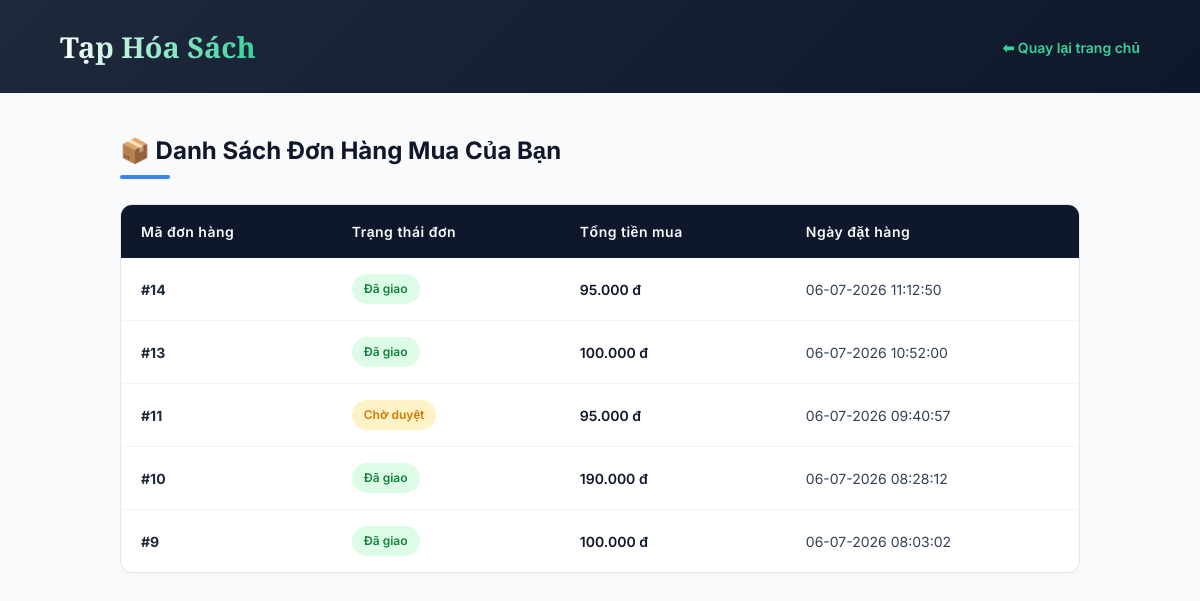
/xem_don_mua.php (signed in), run on the app's committed database.
### tables this page shows
CREATE TABLE `don_hang_mua` (
  `id` int(11) NOT NULL,
  `id_nguoi_dung` int(11) DEFAULT NULL,
  `ten_khach_hang` varchar(255) NOT NULL,
  `email_khach_hang` varchar(100) NOT NULL,
  `so_dien_thoai` varchar(20) NOT NULL,
  `dia_chi_giao_hang` text NOT NULL,
  `tong_tien` int(11) NOT NULL,
  `trang_thai` enum('cho_duyet','dang_xu_ly','da_giao','da_huy') DEFAULT 'cho_duyet',
  `ngay_dat_hang` timestamp NOT NULL DEFAULT current_timestamp()
);

### src/xem_don_mua.php (the view, shortened to what this page needs)
<?php
if (isset($_SESSION['user']['id'])) {
    $id_nguoi_dung_hien_tai = $_SESSION['user']['id'];
} else {
    $id_nguoi_dung_hien_tai = 2;
}
$host = "db";
$username = "root";
$password = "";
$dbname = "quanlybanbooks";
$conn = new mysqli($host, $username, $password, $dbname);
$sql = "SELECT id, trang_thai, ngay_dat_hang, tong_tien FROM don_hang_mua WHERE id_nguoi_dung = ? ORDER BY ngay_dat_hang DESC";
$stmt = $conn->prepare($sql);
$stmt->bind_param("i", $id_nguoi_dung_hien_tai);
$stmt->execute();
$result = $stmt->get_result();
?>
<!DOCTYPE html>
<html lang="vi">
<head>
</head>
<body>
    <header>
        <div class="header-brand">
            <h1>Tạp Hóa Sách</h1>
        </div>
        <div>
            <a href="index.php" class="btn-back">⬅ Quay lại trang chủ</a>
        </div>
    </header>
    <div class="container">
        <h2 class="page-title">📦 Danh Sách Đơn Hàng Mua Của Bạn</h2>
        <div class="card-table">
            <table>
                <thead>
                    <tr>
                        <th>Mã đơn hàng</th>
                        <th>Trạng thái đơn</th>
                        <th>Tổng tiền mua</th>
                        <th>Ngày đặt hàng</th>
                    </tr>
                </thead>
                <tbody>
                    <?php
                    if ($result->num_rows > 0) {
                        while($row = $result->fetch_assoc()) {
                            $trang_thai_vn = "";
                            switch ($row['trang_thai']) {
                                case 'cho_duyet': $trang_thai_vn = "Chờ duyệt"; break;
                                case 'da_giao': $trang_thai_vn = "Đã giao"; break;
                            }
                            $ngay_dat = date("d-m-Y H:i:s", strtotime($row['ngay_dat_hang']));
                            $tong_tien_format = number_format($row['tong_tien'], 0, ',', '.') . ' đ';
                            echo "<tr>";
                            echo "<td class='order-id'>#" . $row['id'] . "</td>";
                            echo "<td><span class='badge badge-" . $row['trang_thai'] . "'>" . $trang_thai_vn . "</span></td>";
                            echo "<td class='order-price'>" . $tong_tien_format . "</td>";
                            echo "<td>" . $ngay_dat . "</td>";
                            echo "</tr>";
                        }
                    } else {
                        echo "<tr><td colspan='4' class='empty-state'>Bạn chưa thực hiện đơn hàng mua nào.</td></tr>";
                    }
                    ?>
                </tbody>
            </table>
        </div>
    </div>
</body>
</html>

### src/xem_don_mua.php (style rules this page uses)
* { box-sizing: border-box; margin: 0; padding: 0; font-family: 'Inter', sans-serif; }
body { background-color: #f8fafc; color: #1e293b; padding-bottom: 60px; line-height: 1.5; }
header { background: linear-gradient(135deg, #1e293b 0%, #0f172a 100%); color: white; padding: 25px 60px; display: flex; justify-content: space-between; align-items: center; }
.header-brand h1 { font-family: 'Playfair Display', serif; font-size: 1.8rem; font-weight: 600; background: linear-gradient(to right, #ffffff, #34d399); -webkit-background-clip: text; -webkit-text-fill-color: transparent; }
.btn-back { color: #34d399; text-decoration: none; font-weight: 600; font-size: 14px; transition: all 0.2s; display: inline-flex; align-items: center; gap: 5px; }
.container { max-width: 1000px; margin: 40px auto; padding: 0 20px; }
.page-title { font-size: 1.5rem; font-weight: 700; color: #0f172a; margin-bottom: 25px; position: relative; padding-bottom: 10px; }
.page-title::after { content: ''; position: absolute; bottom: 0; left: 0; width: 50px; height: 4px; background: #3b82f6; border-radius: 2px; }
.card-table { background: white; border-radius: 12px; border: 1px solid #e2e8f0; box-shadow: 0 4px 6px -1px rgba(0,0,0,0.02), 0 2px 4px -1px rgba(0,0,0,0.01); overflow: hidden; }
table { width: 100%; border-collapse: collapse; text-align: left; font-size: 14px; }
th { background-color: #0f172a; color: #f8fafc; font-weight: 600; padding: 16px 20px; letter-spacing: 0.5px; }
td { padding: 16px 20px; border-bottom: 1px solid #f1f5f9; color: #334155; }
tr:last-child td { border-bottom: none; }
.order-id { font-weight: 700; color: #1e293b; }
.order-price { font-weight: 600; color: #0f172a; }
.badge { display: inline-block; padding: 6px 12px; border-radius: 30px; font-size: 12px; font-weight: 600; text-align: center; }
.badge-cho_duyet { background-color: #fef3c7; color: #d97706; }
.badge-da_giao { background-color: #dcfce7; color: #15803d; }

### data on the page
don_hang_mua: id "14", trang_thai "Đã giao", tong_tien "95.000 đ", ngay_dat_hang "06-07-2026 11:12:50"
don_hang_mua: id "13", trang_thai "Đã giao", tong_tien "100.000 đ", ngay_dat_hang "06-07-2026 10:52:00"
don_hang_mua: id "11", trang_thai "Chờ duyệt", tong_tien "95.000 đ", ngay_dat_hang "06-07-2026 09:40:57"
don_hang_mua: id "10", trang_thai "Đã giao", tong_tien "190.000 đ", ngay_dat_hang "06-07-2026 08:28:12"
don_hang_mua: id "9", trang_thai "Đã giao", tong_tien "100.000 đ", ngay_dat_hang "06-07-2026 08:03:02"
